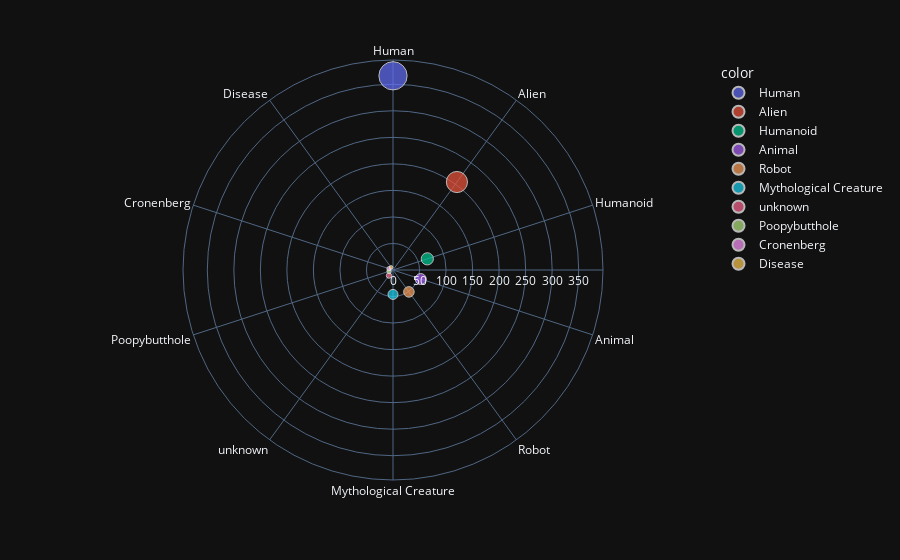

The cell this chart's notebook holds for it:
### Code cell
px.scatter_polar(r=especies, theta=especies.index, template = 'plotly_dark', size=especies,  color=especies.index,)

### Figure 1 — Plotly figure (JSON) as saved in the notebook; plotly's stock layout.template omitted (floating-point values rounded to 4 significant figures)
{"data": [{"hovertemplate": "color=Human<br>r=%{r}<br>theta=%{theta}<br>size=%{marker.size}<extra></extra>", "legendgroup": "Human", "marker": {"color": "#636efa", "size": [366], "sizemode": "area", "sizeref": 0.915, "symbol": "circle"}, "mode": "markers", "name": "Human", "r": [366], "showlegend": true, "subplot": "polar", "theta": ["Human"], "type": "scatterpolar"}, {"hovertemplate": "color=Alien<br>r=%{r}<br>theta=%{theta}<br>size=%{marker.size}<extra></extra>", "legendgroup": "Alien", "marker": {"color": "#EF553B", "size": [205], "sizemode": "area", "sizeref": 0.915, "symbol": "circle"}, "mode": "markers", "name": "Alien", "r": [205], "showlegend": true, "subplot": "polar", "theta": ["Alien"], "type": "scatterpolar"}, {"hovertemplate": "color=Humanoid<br>r=%{r}<br>theta=%{theta}<br>size=%{marker.size}<extra></extra>", "legendgroup": "Humanoid", "marker": {"color": "#00cc96", "size": [68], "sizemode": "area", "sizeref": 0.915, "symbol": "circle"}, "mode": "markers", "name": "Humanoid", "r": [68], "showlegend": true, "subplot": "polar", "theta": ["Humanoid"], "type": "scatterpolar"}, {"hovertemplate": "color=Animal<br>r=%{r}<br>theta=%{theta}<br>size=%{marker.size}<extra></extra>", "legendgroup": "Animal", "marker": {"color": "#ab63fa", "size": [55], "sizemode": "area", "sizeref": 0.915, "symbol": "circle"}, "mode": "markers", "name": "Animal", "r": [55], "showlegend": true, "subplot": "polar", "theta": ["Animal"], "type": "scatterpolar"}, {"hovertemplate": "color=Robot<br>r=%{r}<br>theta=%{theta}<br>size=%{marker.size}<extra></extra>", "legendgroup": "Robot", "marker": {"color": "#FFA15A", "size": [51], "sizemode": "area", "sizeref": 0.915, "symbol": "circle"}, "mode": "markers", "name": "Robot", "r": [51], "showlegend": true, "subplot": "polar", "theta": ["Robot"], "type": "scatterpolar"}, {"hovertemplate": "color=Mythological Creature<br>r=%{r}<br>theta=%{theta}<br>size=%{marker.size}<extra></extra>", "legendgroup": "Mythological Creature", "marker": {"color": "#19d3f3", "size": [46], "sizemode": "area", "sizeref": 0.915, "symbol": "circle"}, "mode": "markers", "name": "Mythological Creature", "r": [46], "showlegend": true, "subplot": "polar", "theta": ["Mythological Creature"], "type": "scatterpolar"}, {"hovertemplate": "color=unknown<br>r=%{r}<br>theta=%{theta}<br>size=%{marker.size}<extra></extra>", "legendgroup": "unknown", "marker": {"color": "#FF6692", "size": [13], "sizemode": "area", "sizeref": 0.915, "symbol": "circle"}, "mode": "markers", "name": "unknown", "r": [13], "showlegend": true, "subplot": "polar", "theta": ["unknown"], "type": "scatterpolar"}, {"hovertemplate": "color=Poopybutthole<br>r=%{r}<br>theta=%{theta}<br>size=%{marker.size}<extra></extra>", "legendgroup": "Poopybutthole", "marker": {"color": "#B6E880", "size": [8], "sizemode": "area", "sizeref": 0.915, "symbol": "circle"}, "mode": "markers", "name": "Poopybutthole", "r": [8], "showlegend": true, "subplot": "polar", "theta": ["Poopybutthole"], "type": "scatterpolar"}, {"hovertemplate": "color=Cronenberg<br>r=%{r}<br>theta=%{theta}<br>size=%{marker.size}<extra></extra>", "legendgroup": "Cronenberg", "marker": {"color": "#FF97FF", "size": [8], "sizemode": "area", "sizeref": 0.915, "symbol": "circle"}, "mode": "markers", "name": "Cronenberg", "r": [8], "showlegend": true, "subplot": "polar", "theta": ["Cronenberg"], "type": "scatterpolar"}, {"hovertemplate": "color=Disease<br>r=%{r}<br>theta=%{theta}<br>size=%{marker.size}<extra></extra>", "legendgroup": "Disease", "marker": {"color": "#FECB52", "size": [6], "sizemode": "area", "sizeref": 0.915, "symbol": "circle"}, "mode": "markers", "name": "Disease", "r": [6], "showlegend": true, "subplot": "polar", "theta": ["Disease"], "type": "scatterpolar"}], "layout": {"legend": {"itemsizing": "constant", "title": {"text": "color"}, "tracegroupgap": 0}, "margin": {"t": 60}, "polar": {"angularaxis": {"direction": "clockwise", "rotation": 90}, "domain": {"x": [0, 1], "y": [0, 1]}}}}
